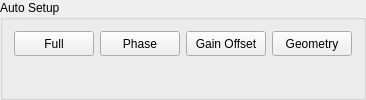
        <widget class="QGroupBox" name="Auto_Setup_Group">
         <property name="minimumSize">
          <size>
           <width>0</width>
           <height>100</height>
          </size>
         </property>
         <property name="maximumSize">
          <size>
           <width>16777215</width>
           <height>100</height>
          </size>
         </property>
         <property name="styleSheet">
          <string notr="true"/>
         </property>
         <property name="title">
          <string>Auto Setup</string>
         </property>
         <layout class="QGridLayout" name="gridLayout_4">
          <item row="0" column="0">
           <layout class="QHBoxLayout" name="horizontalLayout_21">
            <item>
             <widget class="QPushButton" name="Auto_Button_1">
              <property name="sizePolicy">
               <sizepolicy hsizetype="Minimum" vsizetype="Minimum">
                <horstretch>0</horstretch>
                <verstretch>0</verstretch>
               </sizepolicy>
              </property>
              <property name="minimumSize">
               <size>
                <width>0</width>
                <height>25</height>
               </size>
              </property>
              <property name="maximumSize">
               <size>
                <width>16777215</width>
                <height>25</height>
               </size>
              </property>
              <property name="focusPolicy">
               <enum>Qt::NoFocus</enum>
              </property>
              <property name="styleSheet">
               <string notr="true"/>
              </property>
              <property name="text">
               <string>Full</string>
              </property>
             </widget>
            </item>
            <item>
             <widget class="QPushButton" name="Auto_Button_2">
              <property name="sizePolicy">
               <sizepolicy hsizetype="Minimum" vsizetype="Minimum">
                <horstretch>0</horstretch>
                <verstretch>0</verstretch>
               </sizepolicy>
              </property>
              <property name="minimumSize">
               <size>
                <width>0</width>
                <height>25</height>
               </size>
              </property>
              <property name="maximumSize">
               <size>
                <width>16777215</width>
                <height>25</height>
               </size>
              </property>
              <property name="focusPolicy">
               <enum>Qt::NoFocus</enum>
              </property>
              <property name="styleSheet">
               <string notr="true"/>
              </property>
              <property name="text">
               <string>Phase</string>
              </property>
             </widget>
            </item>
            <item>
             <widget class="QPushButton" name="Auto_Button_3">
              <property name="sizePolicy">
               <sizepolicy hsizetype="Minimum" vsizetype="Minimum">
                <horstretch>0</horstretch>
                <verstretch>0</verstretch>
               </sizepolicy>
              </property>
              <property name="minimumSize">
               <size>
                <width>0</width>
                <height>25</height>
               </size>
              </property>
              <property name="maximumSize">
               <size>
                <width>16777215</width>
                <height>25</height>
               </size>
              </property>
              <property name="focusPolicy">
               <enum>Qt::NoFocus</enum>
              </property>
              <property name="styleSheet">
               <string notr="true"/>
              </property>
              <property name="text">
               <string>Gain Offset</string>
              </property>
             </widget>
            </item>
            <item>
             <widget class="QPushButton" name="Auto_Button_4">
              <property name="sizePolicy">
               <sizepolicy hsizetype="Minimum" vsizetype="Minimum">
                <horstretch>0</horstretch>
                <verstretch>0</verstretch>
               </sizepolicy>
              </property>
              <property name="minimumSize">
               <size>
                <width>0</width>
                <height>25</height>
               </size>
              </property>
              <property name="maximumSize">
               <size>
                <width>16777215</width>
                <height>25</height>
               </size>
              </property>
              <property name="focusPolicy">
               <enum>Qt::NoFocus</enum>
              </property>
              <property name="styleSheet">
               <string notr="true"/>
              </property>
              <property name="text">
               <string>Geometry</string>
              </property>
             </widget>
            </item>
           </layout>
          </item>
          <item row="1" column="0">
           <widget class="QLabel" name="labelSetAuto">
            <property name="minimumSize">
             <size>
              <width>0</width>
              <height>20</height>
             </size>
            </property>
            <property name="text">
             <string/>
            </property>
           </widget>
          </item>
         </layout>
        </widget>
